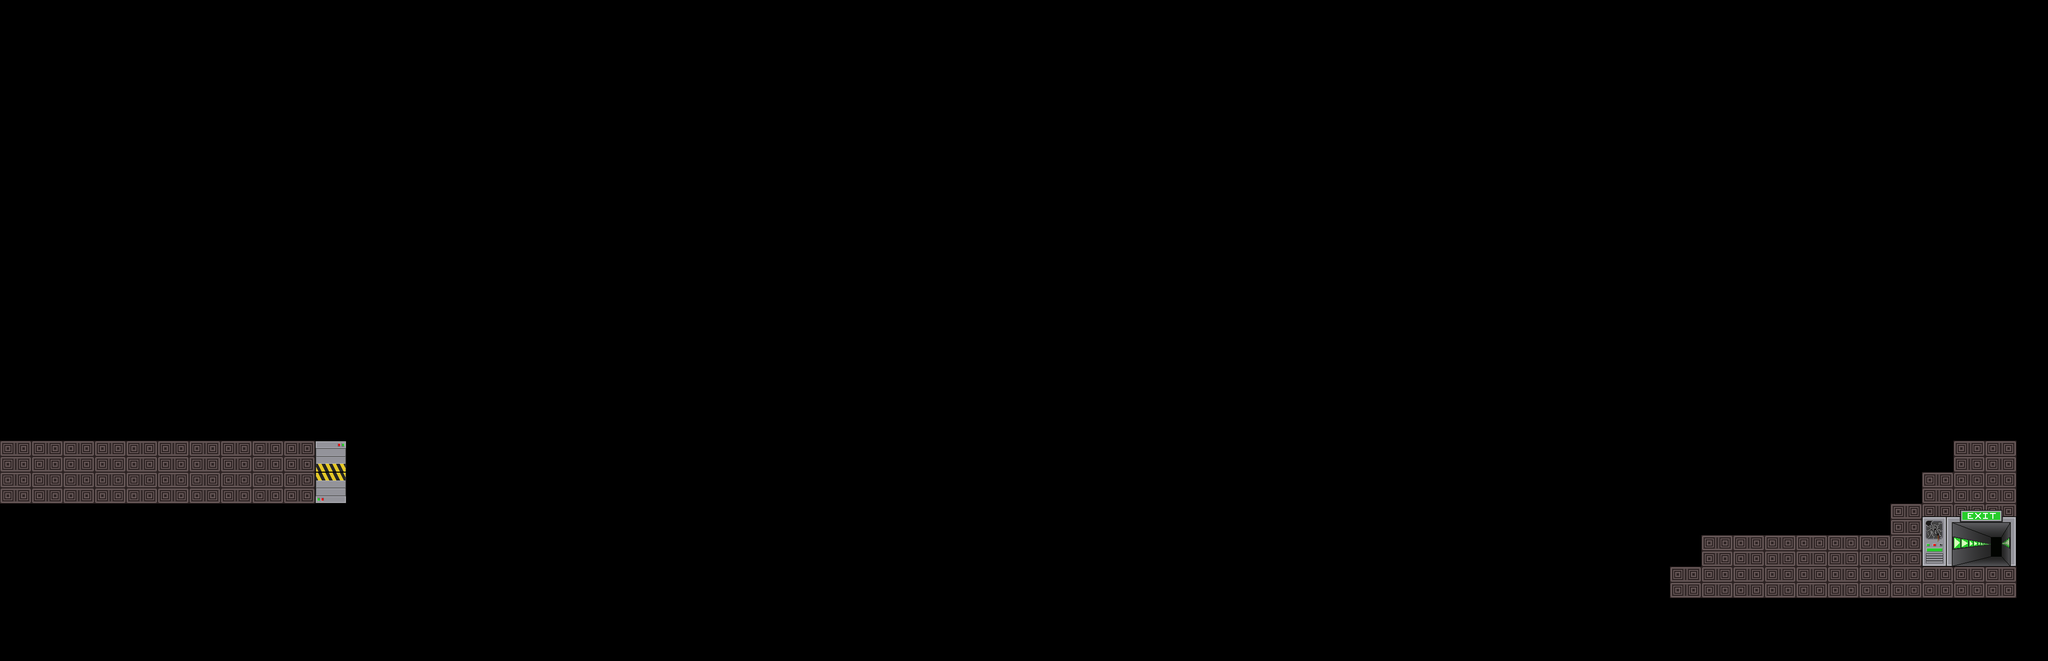

This game map was drawn from its Tiled (.tmx) file and the tilesets committed beside it. A one-line description and the trimmed map source follow:
An orthogonal 65x21 tile map with 64x64 px tiles, 2 tile layers (foreground, front), 13 tilesets and 185 objects (3x Repulsive).

<map version="1.0" orientation="orthogonal" width="65" height="21" tilewidth="64" tileheight="64">
 <tileset firstgid="1" name="mur" tilewidth="64" tileheight="64">
  <image source="data/mur.png" trans="ffffff" width="64" height="64" />
 </tileset>
 <tileset firstgid="2" name="sol" tilewidth="64" tileheight="64">
  <image source="data/sol.png" trans="ffffff" width="64" height="64" />
 </tileset>
 <tileset firstgid="3" name="alone" tilewidth="64" tileheight="64">
  <image source="data/alone.png" width="64" height="64" />
 </tileset>
 <tileset firstgid="4" name="left" tilewidth="64" tileheight="64">
  <image source="data/left.png" width="64" height="64" />
 </tileset>
 <tileset firstgid="5" name="mid" tilewidth="64" tileheight="64">
  <image source="data/mid.png" width="64" height="64" />
 </tileset>
 <tileset firstgid="6" name="right" tilewidth="64" tileheight="64">
  <image source="data/right.png" width="64" height="64" />
 </tileset>
 <tileset firstgid="7" name="portebas" tilewidth="64" tileheight="64">
  <image source="data/portebas.png" width="64" height="64" />
 </tileset>
 <tileset firstgid="8" name="portehaut" tilewidth="64" tileheight="64">
  <image source="data/portehaut.png" width="64" height="64" />
 </tileset>
 <tileset firstgid="9" name="fin" tilewidth="192" tileheight="128">
  <image source="data/fin.png" width="192" height="128" />
 </tileset>
 <tileset firstgid="10" name="mur2" tilewidth="64" tileheight="64">
  <image source="data/mur2.png" width="64" height="64" />
 </tileset>
 <tileset firstgid="11" name="lamp1" tilewidth="64" tileheight="64">
  <image source="data/lamp1.png" width="67" height="64" />
 </tileset>
 <tileset firstgid="12" name="lamp2" tilewidth="64" tileheight="64">
  <image source="data/lamp2.png" width="128" height="64" />
 </tileset>
 <tileset firstgid="14" name="cable" tilewidth="64" tileheight="64">
  <image source="data/cable.png" width="64" height="64" />
 </tileset>
 <layer name="foreground" width="65" height="21">
  <data>[1365 cells, 50 non-empty, 1 distinct tile ids]</data>
 </layer>
 <layer name="front" width="65" height="21">
  <data>[1365 cells, 3 non-empty, 3 distinct tile ids]</data>
 </layer>
 <objectgroup color="#00ff00" name="wall" width="65" height="21">
  <object x="640" y="0" width="64" height="1280" />
  <object x="4096" y="0" width="64" height="1280" />
  <object x="3264" y="1024" width="64" height="192" />
  <object x="1408" y="1088" width="64" height="128" />
  <object x="3264" y="64" width="64" height="832" />
  <object x="2240" y="832" width="64" height="320" />
 </objectgroup>
 <objectgroup color="#0000ff" name="platform" width="65" height="21">
  <object x="639" y="1288" width="3520" height="64" />
  <object x="704" y="0" width="3392" height="64" />
  <object x="3328" y="1088" width="64" height="64" />
  <object x="3392" y="1152" width="64" height="64" />
  <object x="1344" y="1088" width="64" height="64" />
  <object x="1280" y="1152" width="64" height="64" />
  <object x="3008" y="640" width="64" height="64" />
  <object x="3072" y="704" width="64" height="64" />
  <object x="1152" y="448" width="768" height="64" />
  <object x="704" y="1024" width="256" height="64" />
  <object x="2304" y="1024" width="64" height="64" />
  <object x="3136" y="768" width="64" height="64" />
  <object x="1792" y="576" width="640" height="64" />
  <object x="2560" y="576" width="448" height="64" />
  <object x="2496" y="512" width="64" height="64" />
  <object x="2432" y="640" width="64" height="64" />
  <object x="2496" y="704" width="128" height="64" />
  <object x="1088" y="512" width="64" height="64" />
  <object x="896" y="576" width="192" height="64" />
  <object x="1216" y="384" width="64" height="64" />
  <object x="2496" y="384" width="64" height="64" />
  <object x="2240" y="448" width="64" height="64" />
  <object x="2368" y="448" width="192" height="64" />
  <object x="2112" y="448" width="64" height="64" />
  <object x="1920" y="448" width="128" height="64" />
  <object x="3264" y="1216" width="832" height="64" />
  <object x="704" y="1216" width="768" height="64" />
 </objectgroup>
 <objectgroup color="#ffffff" name="movable" width="65" height="21" />
 <objectgroup color="#ff6666" name="destroyable" width="65" height="21">
  <object x="2240" y="768" width="64" height="64" />
  <object x="2368" y="1024" width="64" height="64" />
  <object x="2432" y="1024" width="64" height="64" />
  <object x="2496" y="1024" width="64" height="64" />
  <object x="2560" y="1024" width="64" height="64" />
  <object x="2624" y="1024" width="64" height="64" />
  <object x="2688" y="1024" width="64" height="64" />
  <object x="2752" y="1024" width="64" height="64" />
  <object x="2816" y="1024" width="64" height="64" />
  <object x="2880" y="1024" width="64" height="64" />
  <object x="2944" y="1024" width="64" height="64" />
  <object x="3008" y="1024" width="64" height="64" />
  <object x="3072" y="1024" width="64" height="64" />
  <object x="3136" y="1024" width="64" height="64" />
  <object x="3200" y="1024" width="64" height="64" />
  <object x="2304" y="896" width="64" height="64" />
  <object x="2368" y="960" width="64" height="64" />
  <object x="2560" y="640" width="64" height="64" />
 </objectgroup>
 <objectgroup color="#800000" name="metalman" width="65" height="21">
  <object x="1024" y="1152" width="64" height="64">
   <properties>
    <property name="powers" value="Alu#Acier" />
   </properties>
  </object>
 </objectgroup>
 <objectgroup color="#ff0000" name="themagnet" width="65" height="21">
  <object x="1152" y="1152" width="64" height="64">
   <properties>
    <property name="powers" value="Repulsive#Attractive#RotativeL#RotativeR" />
   </properties>
  </object>
 </objectgroup>
 <objectgroup color="#800000" name="generator" width="65" height="21">
  <object type="Repulsive" x="1536" y="576" width="64" height="64">
   <properties>
    <property name="id" value="6" />
   </properties>
  </object>
  <object type="Repulsive" x="2048" y="1024" width="64" height="64">
   <properties>
    <property name="id" value="6" />
   </properties>
  </object>
  <object type="Repulsive" x="1664" y="1216" width="64" height="64">
   <properties>
    <property name="id" value="6" />
   </properties>
  </object>
 </objectgroup>
 <objectgroup color="#66ccff" name="switch" width="65" height="21">
  <object x="2560" y="512" width="64" height="64">
   <properties>
    <property name="id" value="6" />
    <property name="image" value="switch.png" />
   </properties>
  </object>
  <object x="704" y="1152" width="64" height="64">
   <properties>
    <property name="enabled" value="true" />
    <property name="id" value="6" />
    <property name="image" value="switch.png" />
   </properties>
  </object>
  <object x="3520" y="1152" width="64" height="64">
   <properties>
    <property name="id" value="6" />
    <property name="image" value="switch.png" />
   </properties>
  </object>
 </objectgroup>
 <objectgroup color="#e6e6e6" name="metal" width="65" height="21">
  <object x="1792" y="128" width="64" height="64">
   <properties>
    <property name="magnet" value="static" />
    <property name="physic" value="static" />
   </properties>
  </object>
  </objectgroup>
 <objectgroup color="#333333" name="gate" width="65" height="21">
  <!-- 41 objects omitted --></objectgroup>
 <objectgroup color="#004080" name="acid" width="65" height="21">
  <!-- 74 objects omitted --></objectgroup>
 <objectgroup color="#ffff00" name="arc" width="65" height="21" />
 <objectgroup color="#ffff00" name="levelend" width="65" height="21">
  <!-- 1 objects omitted --></objectgroup>
 <objectgroup color="#800080" name="gateswitch" width="65" height="21">
  <!-- 5 objects omitted --></objectgroup>
</map>
<!-- 125 of 185 objects omitted -->
